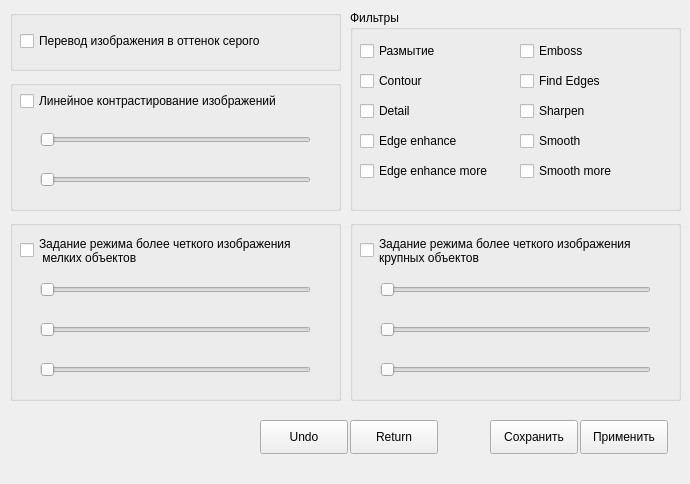
<?xml version="1.0" encoding="UTF-8"?>
<ui version="4.0">
 <class>Settings</class>
 <widget class="QWidget" name="Settings">
  <property name="geometry">
   <rect>
    <x>0</x>
    <y>0</y>
    <width>690</width>
    <height>484</height>
   </rect>
  </property>
  <property name="windowTitle">
   <string>Settings</string>
  </property>
  <widget class="QPushButton" name="button_apply">
   <property name="geometry">
    <rect>
     <x>580</x>
     <y>420</y>
     <width>88</width>
     <height>34</height>
    </rect>
   </property>
   <property name="text">
    <string>Применить</string>
   </property>
  </widget>
  <widget class="QPushButton" name="button_undo">
   <property name="geometry">
    <rect>
     <x>260</x>
     <y>420</y>
     <width>88</width>
     <height>34</height>
    </rect>
   </property>
   <property name="text">
    <string>Undo</string>
   </property>
  </widget>
  <widget class="QGroupBox" name="groupBox">
   <property name="geometry">
    <rect>
     <x>10</x>
     <y>220</y>
     <width>331</width>
     <height>181</height>
    </rect>
   </property>
   <property name="title">
    <string/>
   </property>
   <widget class="QSlider" name="slider_small_ogj_prepare_max">
    <property name="geometry">
     <rect>
      <x>30</x>
      <y>140</y>
      <width>271</width>
      <height>20</height>
     </rect>
    </property>
    <property name="toolTip">
     <string>Препарирование изображения g max</string>
    </property>
    <property name="maximum">
     <number>255</number>
    </property>
    <property name="orientation">
     <enum>Qt::Horizontal</enum>
    </property>
   </widget>
   <widget class="QCheckBox" name="checkBox_small_obj">
    <property name="geometry">
     <rect>
      <x>10</x>
      <y>10</y>
      <width>351</width>
      <height>41</height>
     </rect>
    </property>
    <property name="text">
     <string>Задание режима более четкого изображения
 мелких объектов</string>
    </property>
   </widget>
   <widget class="QSlider" name="slider_small_ogj_solarize">
    <property name="geometry">
     <rect>
      <x>30</x>
      <y>60</y>
      <width>271</width>
      <height>20</height>
     </rect>
    </property>
    <property name="toolTip">
     <string>Соляризация изображения</string>
    </property>
    <property name="maximum">
     <number>100</number>
    </property>
    <property name="singleStep">
     <number>1</number>
    </property>
    <property name="orientation">
     <enum>Qt::Horizontal</enum>
    </property>
   </widget>
   <widget class="QSlider" name="slider_small_ogj_prepare_min">
    <property name="geometry">
     <rect>
      <x>30</x>
      <y>100</y>
      <width>271</width>
      <height>20</height>
     </rect>
    </property>
    <property name="toolTip">
     <string>Препарирование изображения g min</string>
    </property>
    <property name="maximum">
     <number>255</number>
    </property>
    <property name="orientation">
     <enum>Qt::Horizontal</enum>
    </property>
   </widget>
  </widget>
  <widget class="QGroupBox" name="groupBox_4">
   <property name="geometry">
    <rect>
     <x>10</x>
     <y>10</y>
     <width>331</width>
     <height>61</height>
    </rect>
   </property>
   <property name="title">
    <string/>
   </property>
   <widget class="QCheckBox" name="checkBox_gray">
    <property name="geometry">
     <rect>
      <x>10</x>
      <y>20</y>
      <width>291</width>
      <height>22</height>
     </rect>
    </property>
    <property name="text">
     <string>Перевод изображения в оттенок серого</string>
    </property>
   </widget>
  </widget>
  <widget class="QGroupBox" name="groupBox_3">
   <property name="geometry">
    <rect>
     <x>10</x>
     <y>80</y>
     <width>331</width>
     <height>131</height>
    </rect>
   </property>
   <property name="title">
    <string/>
   </property>
   <widget class="QSlider" name="slider_linear_contrast_g_max">
    <property name="geometry">
     <rect>
      <x>30</x>
      <y>90</y>
      <width>271</width>
      <height>20</height>
     </rect>
    </property>
    <property name="toolTip">
     <string>g max</string>
    </property>
    <property name="maximum">
     <number>255</number>
    </property>
    <property name="orientation">
     <enum>Qt::Horizontal</enum>
    </property>
   </widget>
   <widget class="QCheckBox" name="checkBox_linear_contrast">
    <property name="geometry">
     <rect>
      <x>10</x>
      <y>10</y>
      <width>311</width>
      <height>22</height>
     </rect>
    </property>
    <property name="text">
     <string>Линейное контрастирование изображений</string>
    </property>
   </widget>
   <widget class="QSlider" name="slider_linear_contrast_g_min">
    <property name="geometry">
     <rect>
      <x>30</x>
      <y>50</y>
      <width>271</width>
      <height>20</height>
     </rect>
    </property>
    <property name="toolTip">
     <string>g min</string>
    </property>
    <property name="maximum">
     <number>255</number>
    </property>
    <property name="orientation">
     <enum>Qt::Horizontal</enum>
    </property>
   </widget>
  </widget>
  <widget class="QGroupBox" name="groupBox_2">
   <property name="geometry">
    <rect>
     <x>350</x>
     <y>220</y>
     <width>331</width>
     <height>181</height>
    </rect>
   </property>
   <property name="title">
    <string/>
   </property>
   <widget class="QSlider" name="slider_large_ogj_prepare_max">
    <property name="geometry">
     <rect>
      <x>30</x>
      <y>140</y>
      <width>271</width>
      <height>20</height>
     </rect>
    </property>
    <property name="toolTip">
     <string>Препарирование изображения g max</string>
    </property>
    <property name="maximum">
     <number>255</number>
    </property>
    <property name="orientation">
     <enum>Qt::Horizontal</enum>
    </property>
   </widget>
   <widget class="QSlider" name="slider_large_ogj_prepare_min">
    <property name="geometry">
     <rect>
      <x>30</x>
      <y>100</y>
      <width>271</width>
      <height>20</height>
     </rect>
    </property>
    <property name="toolTip">
     <string>Препарирование изображения g min</string>
    </property>
    <property name="maximum">
     <number>255</number>
    </property>
    <property name="orientation">
     <enum>Qt::Horizontal</enum>
    </property>
   </widget>
   <widget class="QCheckBox" name="checkBox_large_obj">
    <property name="geometry">
     <rect>
      <x>10</x>
      <y>10</y>
      <width>351</width>
      <height>41</height>
     </rect>
    </property>
    <property name="text">
     <string>Задание режима более четкого изображения 
крупных объектов</string>
    </property>
   </widget>
   <widget class="QSlider" name="slider_large_ogj_binarize">
    <property name="geometry">
     <rect>
      <x>30</x>
      <y>60</y>
      <width>271</width>
      <height>20</height>
     </rect>
    </property>
    <property name="toolTip">
     <string>Бинаризация изображения</string>
    </property>
    <property name="maximum">
     <number>255</number>
    </property>
    <property name="orientation">
     <enum>Qt::Horizontal</enum>
    </property>
   </widget>
  </widget>
  <widget class="QGroupBox" name="groupBox_5">
   <property name="geometry">
    <rect>
     <x>350</x>
     <y>10</y>
     <width>331</width>
     <height>201</height>
    </rect>
   </property>
   <property name="title">
    <string>Фильтры</string>
   </property>
   <widget class="QCheckBox" name="checkBox_blur">
    <property name="geometry">
     <rect>
      <x>10</x>
      <y>30</y>
      <width>88</width>
      <height>22</height>
     </rect>
    </property>
    <property name="text">
     <string>Размытие</string>
    </property>
   </widget>
   <widget class="QCheckBox" name="checkBox_emboss">
    <property name="geometry">
     <rect>
      <x>170</x>
      <y>30</y>
      <width>88</width>
      <height>22</height>
     </rect>
    </property>
    <property name="text">
     <string>Emboss</string>
    </property>
   </widget>
   <widget class="QCheckBox" name="checkBox_find_edges">
    <property name="geometry">
     <rect>
      <x>170</x>
      <y>60</y>
      <width>101</width>
      <height>22</height>
     </rect>
    </property>
    <property name="text">
     <string>Find Edges</string>
    </property>
   </widget>
   <widget class="QCheckBox" name="checkBox_contour">
    <property name="geometry">
     <rect>
      <x>10</x>
      <y>60</y>
      <width>88</width>
      <height>22</height>
     </rect>
    </property>
    <property name="text">
     <string>Contour</string>
    </property>
   </widget>
   <widget class="QCheckBox" name="checkBox_detail">
    <property name="geometry">
     <rect>
      <x>10</x>
      <y>90</y>
      <width>88</width>
      <height>22</height>
     </rect>
    </property>
    <property name="text">
     <string>Detail</string>
    </property>
   </widget>
   <widget class="QCheckBox" name="checkBox_edhe_enhance">
    <property name="geometry">
     <rect>
      <x>10</x>
      <y>120</y>
      <width>121</width>
      <height>22</height>
     </rect>
    </property>
    <property name="text">
     <string>Edge enhance</string>
    </property>
   </widget>
   <widget class="QCheckBox" name="checkBox_edge_enhance_more">
    <property name="geometry">
     <rect>
      <x>10</x>
      <y>150</y>
      <width>151</width>
      <height>22</height>
     </rect>
    </property>
    <property name="text">
     <string>Edge enhance more</string>
    </property>
   </widget>
   <widget class="QCheckBox" name="checkBox_sharpen">
    <property name="geometry">
     <rect>
      <x>170</x>
      <y>90</y>
      <width>88</width>
      <height>22</height>
     </rect>
    </property>
    <property name="text">
     <string>Sharpen</string>
    </property>
   </widget>
   <widget class="QCheckBox" name="checkBox_smooth">
    <property name="geometry">
     <rect>
      <x>170</x>
      <y>120</y>
      <width>88</width>
      <height>22</height>
     </rect>
    </property>
    <property name="text">
     <string>Smooth</string>
    </property>
   </widget>
   <widget class="QCheckBox" name="checkBox_smooth_more">
    <property name="geometry">
     <rect>
      <x>170</x>
      <y>150</y>
      <width>111</width>
      <height>22</height>
     </rect>
    </property>
    <property name="text">
     <string>Smooth more</string>
    </property>
   </widget>
  </widget>
  <widget class="QPushButton" name="button_return">
   <property name="geometry">
    <rect>
     <x>350</x>
     <y>420</y>
     <width>88</width>
     <height>34</height>
    </rect>
   </property>
   <property name="text">
    <string>Return</string>
   </property>
  </widget>
  <widget class="QPushButton" name="button_save">
   <property name="geometry">
    <rect>
     <x>490</x>
     <y>420</y>
     <width>88</width>
     <height>34</height>
    </rect>
   </property>
   <property name="text">
    <string>Сохранить</string>
   </property>
  </widget>
 </widget>
 <resources/>
 <connections/>
</ui>
